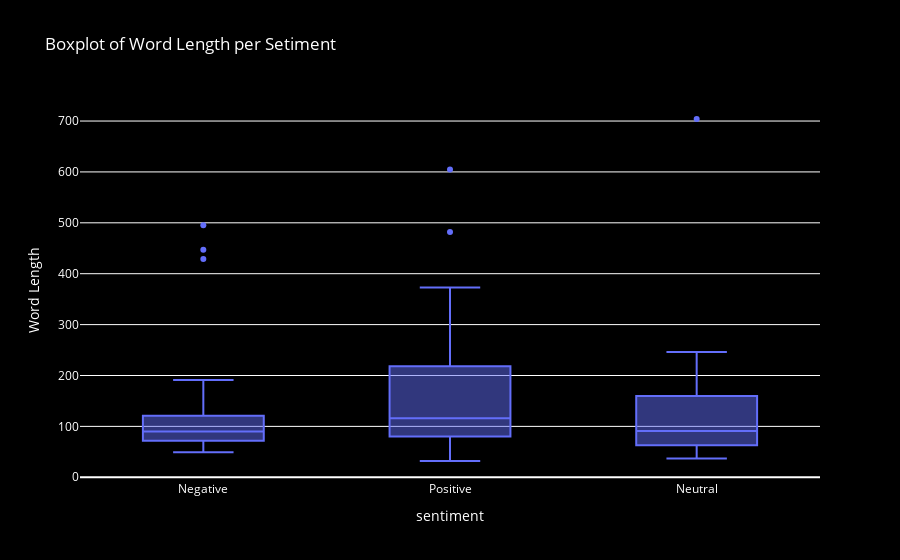

The code cell stored with this chart in its notebook:
### Code cell
#wrd len based on sentiment
fig = px.box(df_with_summaries, x='sentiment', y='wrd_len', title='Boxplot of Word Length per Setiment', labels={'wrd_len': 'Word Length', 'news_type': 'News Type'})
fig.update_layout(
    plot_bgcolor='black',
    paper_bgcolor='black',  
    font=dict(color='white'),
    title=dict(font=dict(color='white')))

fig.show()

### Figure 1 — Plotly figure (JSON) as saved in the notebook; plotly's stock layout.template omitted (floating-point values rounded to 4 significant figures)
{"data": [{"alignmentgroup": "True", "hovertemplate": "sentiment=%{x}<br>Word Length=%{y}<extra></extra>", "legendgroup": "", "marker": {"color": "#636efa"}, "name": "", "notched": false, "offsetgroup": "", "orientation": "v", "showlegend": false, "type": "box", "x": ["Negative", "Positive", "Negative", "Negative", "Positive", "Negative", "Positive", "Negative", "Positive", "Positive", "Positive", "Positive", "Negative", "Negative", "Negative", "Negative", "Negative", "Neutral", "Neutral", "Positive", "Positive", "Negative", "Neutral", "Positive", "Negative", "Negative", "Positive", "Positive", "Negative", "Negative", "Positive", "Positive", "Negative", "Neutral", "Positive", "Positive", "Positive", "Positive", "Negative", "Negative", "Neutral", "Negative", "Positive", "Neutral", "Neutral", "Positive", "Negative", "Neutral", "Negative", "Positive", "Neutral", "Positive", "Neutral", "Neutral", "Negative", "Negative", "Positive", "Negative", "Positive", "Negative", "Neutral", "Negative", "Negative", "Negative", "Positive", "Positive", "Positive", "Positive", "Neutral", "Positive", "Positive", "Positive", "Negative", "Positive", "Negative", "Neutral", "Negative", "Negative", "Neutral", "Neutral", "Positive", "Neutral", "Positive", "Positive", "Positive", "Negative", "Negative", "Positive", "Negative", "Negative", "Negative", "Positive", "Negative", "Neutral", "Positive", "Positive", "Positive", "Positive", "Neutral", "Positive"], "x0": " ", "xaxis": "x", "y": [77, 128, 86, 57, 482, 85, 371, 188, 110, 83, 247, 245, 447, 90, 92, 114, 429, 704, 174, 250, 79, 495, 116, 233, 106, 59, 134, 32, 143, 90, 117, 78, 49, 52, 605, 79, 124, 365, 106, 99, 102, 191, 108, 83, 57, 150, 102, 246, 75, 103, 37, 150, 56, 199, 130, 84, 295, 152, 112, 56, 60, 121, 102, 69, 111, 229, 185, 57, 183, 55, 127, 42, 55, 64, 72, 72, 75, 67, 79, 113, 92, 80, 373, 77, 84, 143, 56, 111, 86, 86, 65, 132, 104, 91, 129, 101, 116, 62, 94, 61], "y0": " ", "yaxis": "y"}], "layout": {"boxmode": "group", "font": {"color": "white"}, "legend": {"tracegroupgap": 0}, "paper_bgcolor": "black", "plot_bgcolor": "black", "title": {"font": {"color": "white"}, "text": "Boxplot of Word Length per Setiment"}, "xaxis": {"anchor": "y", "domain": [0, 1], "title": {"text": "sentiment"}}, "yaxis": {"anchor": "x", "domain": [0, 1], "title": {"text": "Word Length"}}}}
